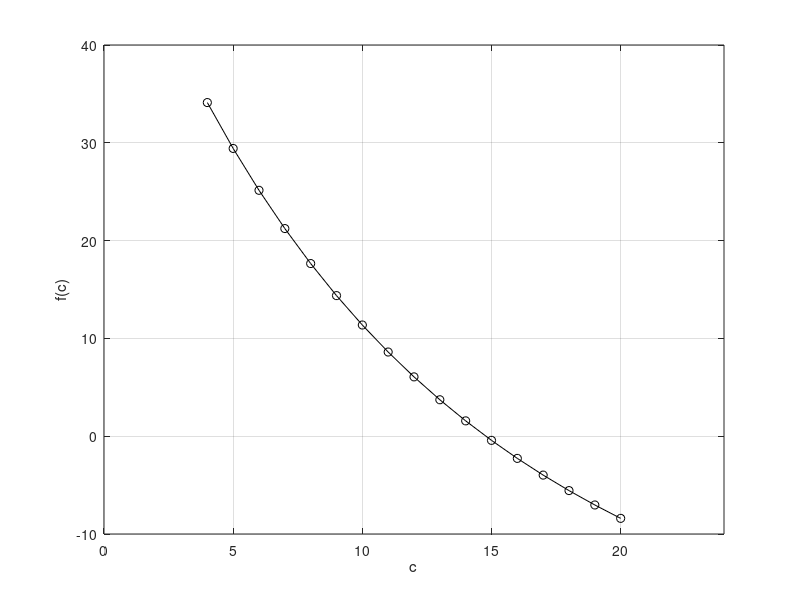

The MATLAB source for this figure:
clear all; clc; close all;
c=4:1:20;

for kk=1: length(c)
    f(kk)=9.8*68.1/c(kk)*(1-exp(-10*c(kk)/68.1)) -40;
end

figure
plot(c,f,'-ok')
xlabel('c')
ylabel('f(c)')
xlim([0 24])
ylim([-10 40])
grid on